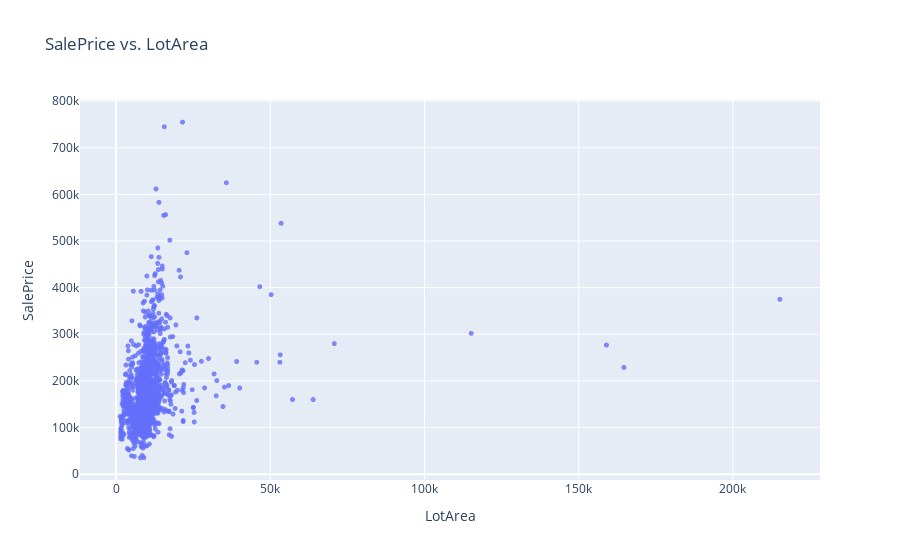

Notebook code cell kept with this figure:
### Code cell
fig = px.scatter(prices_df, 
                 y='SalePrice', 
                 x='LotArea',  
                 opacity=0.8,  
                 title='SalePrice vs. LotArea')
fig.update_traces(marker_size=5)
fig.show()

### Figure 1 — Plotly figure (JSON) as saved in the notebook; plotly's stock layout.template omitted (floating-point values rounded to 4 significant figures; data arrays with more than 128 entries replaced by an {"elided": "..."} marker saying what was removed)
{"data": [{"hovertemplate": "LotArea=%{x}<br>SalePrice=%{y}<extra></extra>", "legendgroup": "", "marker": {"color": "#636efa", "opacity": 0.8, "size": 5, "symbol": "circle"}, "mode": "markers", "name": "", "showlegend": false, "type": "scattergl", "x": {"elided": "1460 int values"}, "xaxis": "x", "y": {"elided": "1460 int values"}, "yaxis": "y"}], "layout": {"legend": {"tracegroupgap": 0}, "title": {"text": "SalePrice vs. LotArea"}, "xaxis": {"anchor": "y", "domain": [0, 1], "title": {"text": "LotArea"}}, "yaxis": {"anchor": "x", "domain": [0, 1], "title": {"text": "SalePrice"}}}}
